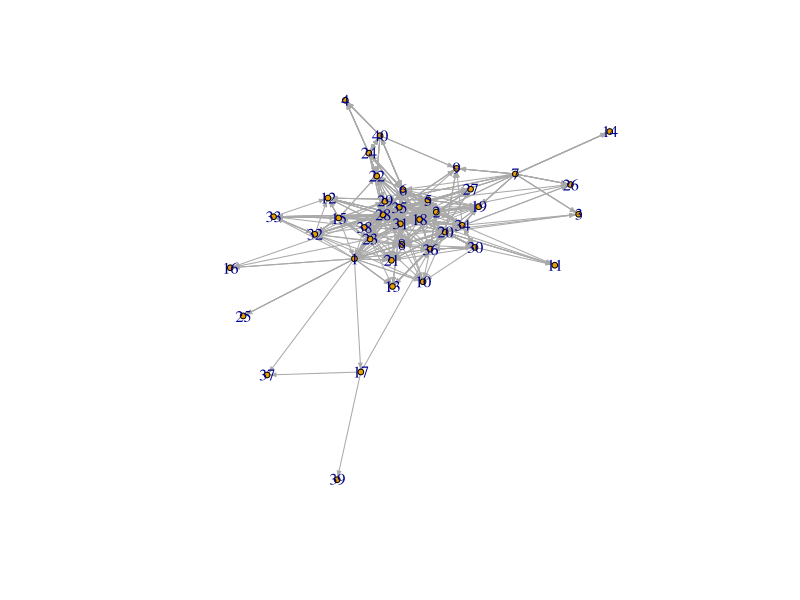
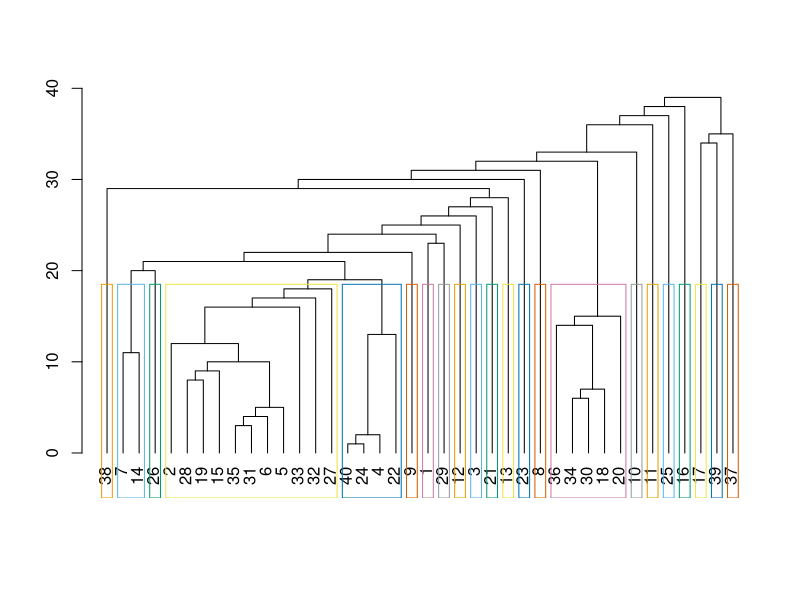
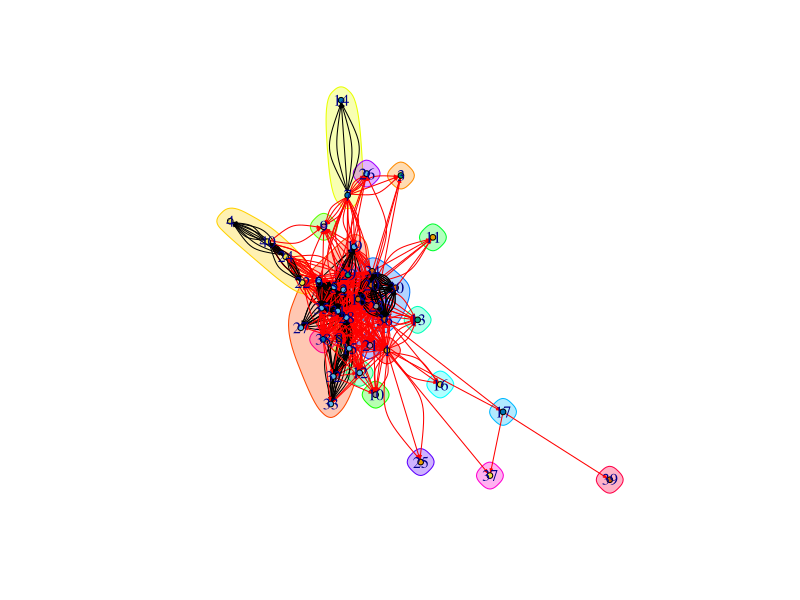
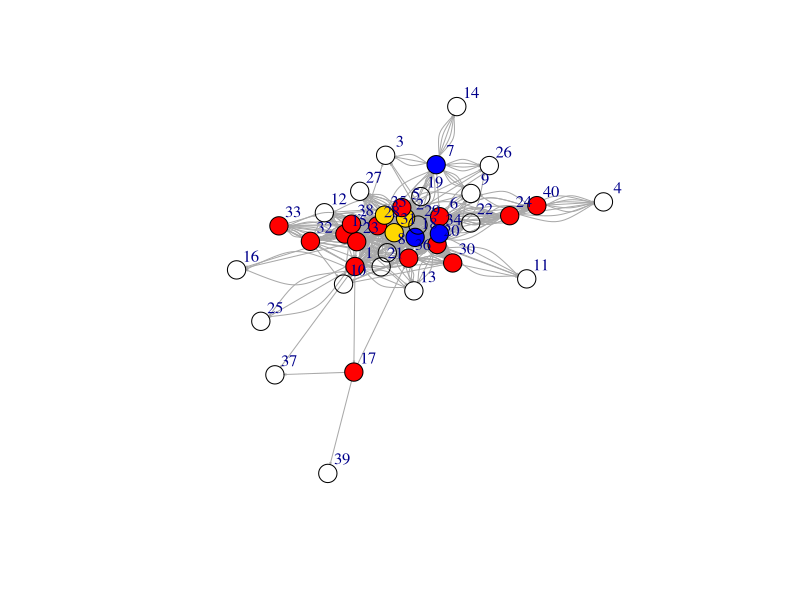

Here is the R script that generated these plots, in order:
## ---- chunk 1
knitr::opts_chunk$set(echo = TRUE)

library(igraph)
library(readxl)
library(tidyverse)

hw_nodelist <- read_excel('hw10_clean.xlsx', sheet = "Node") 
hw_edgelist <- read_excel('hw10_clean.xlsx', sheet = "Edge") %>% lapply(as.numeric) %>% data.frame

## ---- chunk 2
newnetwork <- graph_from_data_frame(d = hw_edgelist, vertices = hw_nodelist, directed = TRUE)
plot(newnetwork, edge.arrow.size = .3, vertex.size = 3, edge.curved=0)

## ---- chunk 3
ceb <- cluster_edge_betweenness(newnetwork)
## ---- chunk 4
dendPlot(ceb, mode="hclust")



## ---- chunk 5
plot(ceb, newnetwork, vertex.size = 3, edge.arrow.size = 0.2)

## ---- chunk 6
#DENSITY = proportion of present edges from all possible edges in the network. 
edge_density(newnetwork, loops=F) 


#RECIPROCITY = proportion of reciprocated ties (for a directed network).
reciprocity(newnetwork)


#GLOBAL TRANSITIVITY
#global - ratio of triangles (direction disregarded) to connected triples. 
transitivity(newnetwork, type="global")


#DIAMETER = longest geodesic distance (length of the shortest path between two nodes) in the network
diameter(newnetwork, directed=F, weights=NA)


#NODE DEGREES
#has a mode of in for in-degree, out for out-degree, and all or total for total degree.
deg <- degree(newnetwork, mode="all")
mean(deg)

## ---- chunk 7
#Degree (number of ties)
degree(newnetwork, mode="in")
centr_degree(newnetwork, mode="in", normalized=T)


#Closeness (centrality based on distance to others in the graph)
#Inverse of the node’s average geodesic distance to others in the network.
closeness(newnetwork, mode="all", weights=NA) 
centr_clo(newnetwork, mode="all", normalized=T)


#Eigenvector (centrality proportional to the sum of connection centralities) 
#Values of the first eigenvector of the graph matrix.
eigen_centrality(newnetwork, directed=T, weights=NA) 
centr_eigen(newnetwork, directed=T, normalized=T)


#Betweenness (centrality based on a broker position connecting others) 
#Number of geodesics that pass through the node or the edge.
betweenness(newnetwork, directed=T, weights=NA) 
edge_betweenness(newnetwork, directed=T, weights=NA) 
centr_betw(newnetwork, directed=T, normalized=T)

## ---- chunk 8
centr_degree(newnetwork, mode="in", normalized=T)
centr_clo(newnetwork, mode="all", normalized=T)
centr_eigen(newnetwork, directed=T, normalized=T)
centr_betw(newnetwork, directed=T, normalized=T)

## ---- chunk 9

node <- hw_nodelist
node[is.na(node)] <- -1

net <- graph_from_data_frame(d = hw_edgelist, vertices = node, directed = TRUE)
assortativity_degree(net, directed=T)

## ---- chunk 10

hw_edgelist %>% filter(Tie.Type==1) -> hw_edgelist_1
hw_edgelist %>% filter(Tie.Type==2) -> hw_edgelist_2
hw_edgelist %>% filter(Tie.Type==3) -> hw_edgelist_3
hw_edgelist %>% filter(Tie.Type==4) -> hw_edgelist_4
hw_edgelist %>% filter(Tie.Type==5) -> hw_edgelist_5


net <- graph_from_data_frame(d = hw_edgelist, vertices = node, directed = TRUE)
net_1 <- graph_from_data_frame(d = hw_edgelist_1, vertices = node, directed = TRUE)
net_2 <- graph_from_data_frame(d = hw_edgelist_2, vertices = node, directed = TRUE)
net_3 <- graph_from_data_frame(d = hw_edgelist_3, vertices = node, directed = TRUE)
net_4 <- graph_from_data_frame(d = hw_edgelist_4, vertices = node, directed = TRUE)
net_5 <- graph_from_data_frame(d = hw_edgelist_5, vertices = node, directed = TRUE)

assortativity(net_1, V(net)$Introversion, directed=T)->V1
assortativity(net_2, V(net)$Introversion, directed=T)->V2
assortativity(net_3, V(net)$Introversion, directed=T)->V3
assortativity(net_4, V(net)$Introversion, directed=T)->V4
assortativity(net_5, V(net)$Introversion, directed=T)->V5

## ---- chunk 11
Tie <- c("Tie 1", "Tie 2", "Tie 3", "Tie 4", "Tie 5")
Value <- c(V1,V2,V2,V3,V4)

df <- data.frame(Tie, Value)

df
## ---- chunk 12
colrs <- c("blue", "red", "gold")

V(newnetwork)$color <- colrs[V(newnetwork)$Introversion]
plot(newnetwork, edge.arrow.size = 0.1, vertex.size = 10, vertex.label.dist=1.5)

legend(title = "Types of Individuals", x=-1.5, y=-1.1, 
       c("Introverted","Middle Ground", "Extraverted"), pch=21, col="#777777", 
       pt.bg=colrs, pt.cex=2, cex=.8, bty="n", ncol=1)

